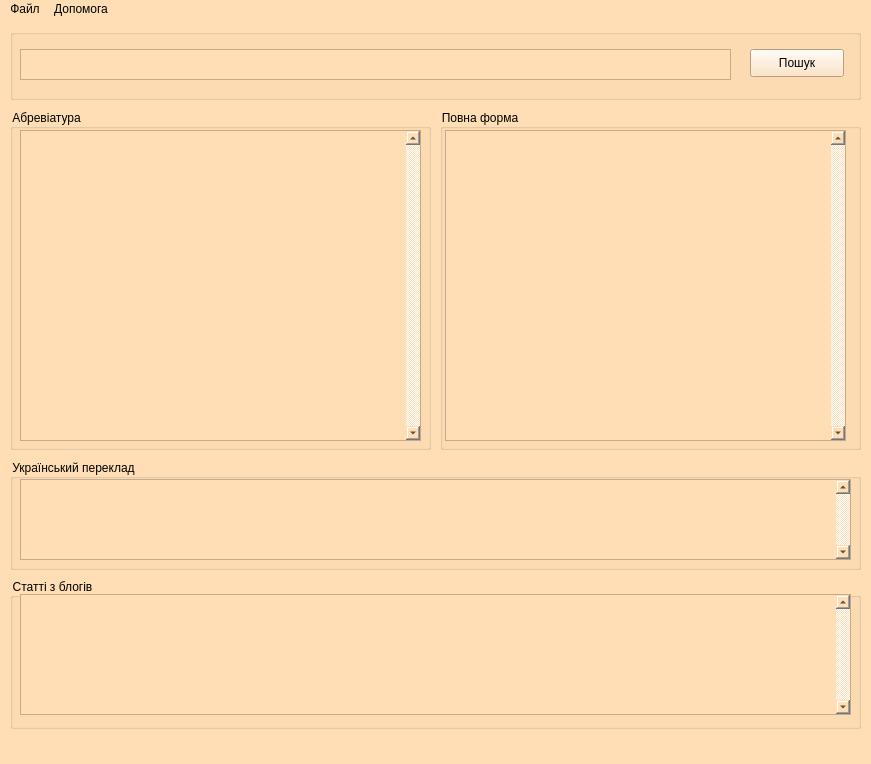
<?xml version="1.0" encoding="UTF-8"?>
<ui version="4.0">
 <class>MainWindow</class>
 <widget class="QMainWindow" name="MainWindow">
  <property name="geometry">
   <rect>
    <x>0</x>
    <y>0</y>
    <width>871</width>
    <height>764</height>
   </rect>
  </property>
  <property name="windowTitle">
   <string>MainWindow</string>
  </property>
  <property name="styleSheet">
   <string notr="true">background-color: rgb(255, 222, 181);</string>
  </property>
  <widget class="QWidget" name="centralwidget">
   <widget class="QWidget" name="horizontalLayoutWidget">
    <property name="geometry">
     <rect>
      <x>10</x>
      <y>10</y>
      <width>851</width>
      <height>71</height>
     </rect>
    </property>
    <layout class="QHBoxLayout" name="horizontalLayout">
     <item>
      <widget class="QGroupBox" name="groupBox">
       <property name="title">
        <string/>
       </property>
       <widget class="QTextEdit" name="textEdit_2">
        <property name="geometry">
         <rect>
          <x>10</x>
          <y>20</y>
          <width>711</width>
          <height>31</height>
         </rect>
        </property>
       </widget>
       <widget class="QPushButton" name="pushButton">
        <property name="geometry">
         <rect>
          <x>740</x>
          <y>20</y>
          <width>94</width>
          <height>28</height>
         </rect>
        </property>
        <property name="text">
         <string>Пошук</string>
        </property>
       </widget>
      </widget>
     </item>
    </layout>
   </widget>
   <widget class="QWidget" name="verticalLayoutWidget">
    <property name="geometry">
     <rect>
      <x>10</x>
      <y>90</y>
      <width>421</width>
      <height>341</height>
     </rect>
    </property>
    <layout class="QVBoxLayout" name="verticalLayout">
     <item>
      <widget class="QGroupBox" name="groupBox_2">
       <property name="title">
        <string>Абревіатура</string>
       </property>
       <widget class="QListWidget" name="listWidget">
        <property name="geometry">
         <rect>
          <x>10</x>
          <y>21</y>
          <width>401</width>
          <height>311</height>
         </rect>
        </property>
        <property name="verticalScrollBarPolicy">
         <enum>Qt::ScrollBarAlwaysOn</enum>
        </property>
       </widget>
      </widget>
     </item>
    </layout>
   </widget>
   <widget class="QWidget" name="verticalLayoutWidget_2">
    <property name="geometry">
     <rect>
      <x>440</x>
      <y>90</y>
      <width>421</width>
      <height>341</height>
     </rect>
    </property>
    <layout class="QVBoxLayout" name="verticalLayout_2">
     <item>
      <widget class="QGroupBox" name="groupBox_3">
       <property name="title">
        <string>Повна форма</string>
       </property>
       <widget class="QListWidget" name="listWidget_2">
        <property name="geometry">
         <rect>
          <x>5</x>
          <y>21</y>
          <width>401</width>
          <height>311</height>
         </rect>
        </property>
        <property name="verticalScrollBarPolicy">
         <enum>Qt::ScrollBarAlwaysOn</enum>
        </property>
       </widget>
      </widget>
     </item>
    </layout>
   </widget>
   <widget class="QWidget" name="horizontalLayoutWidget_2">
    <property name="geometry">
     <rect>
      <x>10</x>
      <y>440</y>
      <width>851</width>
      <height>111</height>
     </rect>
    </property>
    <layout class="QHBoxLayout" name="horizontalLayout_2">
     <item>
      <widget class="QGroupBox" name="groupBox_4">
       <property name="title">
        <string>Український переклад</string>
       </property>
       <widget class="QTextEdit" name="textEdit">
        <property name="geometry">
         <rect>
          <x>10</x>
          <y>20</y>
          <width>831</width>
          <height>81</height>
         </rect>
        </property>
        <property name="verticalScrollBarPolicy">
         <enum>Qt::ScrollBarAlwaysOn</enum>
        </property>
        <property name="horizontalScrollBarPolicy">
         <enum>Qt::ScrollBarAsNeeded</enum>
        </property>
       </widget>
      </widget>
     </item>
    </layout>
   </widget>
   <widget class="QWidget" name="horizontalLayoutWidget_3">
    <property name="geometry">
     <rect>
      <x>10</x>
      <y>559</y>
      <width>851</width>
      <height>151</height>
     </rect>
    </property>
    <layout class="QHBoxLayout" name="horizontalLayout_3">
     <item>
      <widget class="QGroupBox" name="groupBox_5">
       <property name="title">
        <string>Cтатті з блогів</string>
       </property>
       <widget class="QTextEdit" name="textEdit_3">
        <property name="geometry">
         <rect>
          <x>10</x>
          <y>16</y>
          <width>831</width>
          <height>121</height>
         </rect>
        </property>
        <property name="verticalScrollBarPolicy">
         <enum>Qt::ScrollBarAlwaysOn</enum>
        </property>
       </widget>
      </widget>
     </item>
    </layout>
   </widget>
  </widget>
  <widget class="QMenuBar" name="menubar">
   <property name="geometry">
    <rect>
     <x>0</x>
     <y>0</y>
     <width>871</width>
     <height>21</height>
    </rect>
   </property>
   <widget class="QMenu" name="menuFile">
    <property name="title">
     <string>Файл</string>
    </property>
    <addaction name="actionExit"/>
   </widget>
   <widget class="QMenu" name="menuHelp">
    <property name="title">
     <string>Допомога</string>
    </property>
    <addaction name="actionHelp"/>
    <addaction name="separator"/>
    <addaction name="actionAbout"/>
   </widget>
   <addaction name="menuFile"/>
   <addaction name="menuHelp"/>
  </widget>
  <widget class="QStatusBar" name="statusbar"/>
  <action name="actionExit">
   <property name="text">
    <string>Вихід з програми</string>
   </property>
  </action>
  <action name="actionHelp">
   <property name="text">
    <string>Допомога</string>
   </property>
  </action>
  <action name="actionAbout">
   <property name="text">
    <string>Про розробника</string>
   </property>
  </action>
 </widget>
 <resources/>
 <connections/>
</ui>
